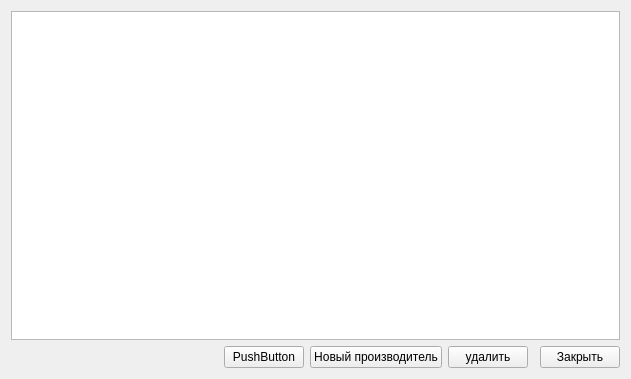
<?xml version="1.0" encoding="UTF-8"?>
<ui version="4.0">
 <class>all_manufacters_form</class>
 <widget class="QWidget" name="all_manufacters_form">
  <property name="geometry">
   <rect>
    <x>0</x>
    <y>0</y>
    <width>631</width>
    <height>379</height>
   </rect>
  </property>
  <property name="windowTitle">
   <string>Form</string>
  </property>
  <layout class="QGridLayout" name="gridLayout">
   <item row="0" column="0" colspan="7">
    <widget class="QTableWidget" name="manufacters_table">
     <property name="verticalScrollBarPolicy">
      <enum>Qt::ScrollBarAsNeeded</enum>
     </property>
     <property name="selectionMode">
      <enum>QAbstractItemView::SingleSelection</enum>
     </property>
     <property name="selectionBehavior">
      <enum>QAbstractItemView::SelectRows</enum>
     </property>
    </widget>
   </item>
   <item row="1" column="6">
    <widget class="QPushButton" name="close_btn">
     <property name="minimumSize">
      <size>
       <width>40</width>
       <height>20</height>
      </size>
     </property>
     <property name="text">
      <string>Закрыть</string>
     </property>
    </widget>
   </item>
   <item row="1" column="1">
    <spacer name="horizontalSpacer">
     <property name="orientation">
      <enum>Qt::Horizontal</enum>
     </property>
     <property name="sizeType">
      <enum>QSizePolicy::MinimumExpanding</enum>
     </property>
     <property name="sizeHint" stdset="0">
      <size>
       <width>40</width>
       <height>20</height>
      </size>
     </property>
    </spacer>
   </item>
   <item row="1" column="4">
    <widget class="QPushButton" name="del_manufacter_btn">
     <property name="minimumSize">
      <size>
       <width>40</width>
       <height>20</height>
      </size>
     </property>
     <property name="text">
      <string>удалить</string>
     </property>
    </widget>
   </item>
   <item row="1" column="2">
    <widget class="QPushButton" name="pushButton_3">
     <property name="minimumSize">
      <size>
       <width>40</width>
       <height>20</height>
      </size>
     </property>
     <property name="text">
      <string>PushButton</string>
     </property>
    </widget>
   </item>
   <item row="1" column="3">
    <widget class="QPushButton" name="add_manufacter_btn">
     <property name="minimumSize">
      <size>
       <width>40</width>
       <height>20</height>
      </size>
     </property>
     <property name="text">
      <string>Новый производитель</string>
     </property>
    </widget>
   </item>
  </layout>
 </widget>
 <resources/>
 <connections>
  <connection>
   <sender>close_btn</sender>
   <signal>clicked()</signal>
   <receiver>all_manufacters_form</receiver>
   <slot>close()</slot>
   <hints>
    <hint type="sourcelabel">
     <x>468</x>
     <y>353</y>
    </hint>
    <hint type="destinationlabel">
     <x>371</x>
     <y>242</y>
    </hint>
   </hints>
  </connection>
 </connections>
</ui>
